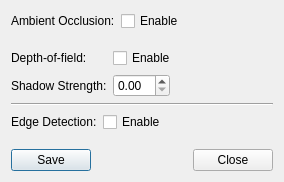
<?xml version="1.0" encoding="UTF-8"?>
<ui version="4.0">
 <class>RenderingDialog</class>
 <widget class="QDialog" name="RenderingDialog">
  <property name="geometry">
   <rect>
    <x>0</x>
    <y>0</y>
    <width>284</width>
    <height>182</height>
   </rect>
  </property>
  <property name="sizePolicy">
   <sizepolicy hsizetype="Minimum" vsizetype="Minimum">
    <horstretch>0</horstretch>
    <verstretch>0</verstretch>
   </sizepolicy>
  </property>
  <property name="windowTitle">
   <string/>
  </property>
  <property name="modal">
   <bool>true</bool>
  </property>
  <layout class="QVBoxLayout" name="verticalLayout">
   <item>
    <layout class="QFormLayout" name="formLayout">
     <item row="0" column="0">
      <widget class="QLabel" name="label_2">
       <property name="text">
        <string>Ambient Occlusion:</string>
       </property>
      </widget>
     </item>
     <item row="0" column="1">
      <layout class="QHBoxLayout" name="horizontalLayout">
       <item>
        <widget class="QCheckBox" name="aoEnableCheckBox">
         <property name="text">
          <string>Enable</string>
         </property>
        </widget>
       </item>
       <item>
        <spacer name="horizontalSpacer">
         <property name="orientation">
          <enum>Qt::Horizontal</enum>
         </property>
         <property name="sizeHint" stdset="0">
          <size>
           <width>40</width>
           <height>20</height>
          </size>
         </property>
        </spacer>
       </item>
      </layout>
     </item>
     <!-- Will correct this one -->
    </layout> 
   </item>
   <item>
    <layout class="QFormLayout" name="formLayout2">
     <item row="1" column="0">
      <widget class="QLabel" name="label_2">
       <property name="text">
        <string>Depth-of-field:</string>
       </property>
      </widget>
     </item>
     <item row="1" column="1">
      <layout class="QHBoxLayout" name="horizontalLayout2">
       <item>
        <widget class="QCheckBox" name="dofEnableCheckBox">
         <property name="text">
          <string>Enable</string>
         </property>
        </widget>
       </item>
       <item>
        <spacer name="horizontalSpacer2">
         <property name="orientation">
          <enum>Qt::Horizontal</enum>
         </property>
         <property name="sizeHint" stdset="0">
          <size>
           <width>40</width>
           <height>20</height>
          </size>
         </property>
        </spacer>
       </item>
      </layout>
     </item>
     <item row="2" column="1">
      <layout class="QHBoxLayout" name="horizontalLayout_2">
       <item>
        <widget class="QDoubleSpinBox" name="aoStrengthDoubleSpinBox"/>
       </item>
       <item>
        <spacer name="horizontalSpacer_2">
         <property name="orientation">
          <enum>Qt::Horizontal</enum>
         </property>
         <property name="sizeHint" stdset="0">
          <size>
           <width>40</width>
           <height>20</height>
          </size>
         </property>
        </spacer>
       </item>
      </layout>
     </item>
     <item row="2" column="0">
      <widget class="QLabel" name="label">
       <property name="text">
        <string>Shadow Strength:</string>
       </property>
      </widget>
     </item>
    </layout> 
   </item>
   <item>
    <widget class="Line" name="line">
     <property name="orientation">
      <enum>Qt::Horizontal</enum>
     </property>
    </widget>
   </item>
   <item>
    <layout class="QFormLayout" name="formLayout_2">
     <item row="0" column="0">
      <widget class="QLabel" name="label_3">
       <property name="text">
        <string>Edge Detection:</string>
       </property>
      </widget>
     </item>
     <item row="0" column="1">
      <layout class="QHBoxLayout" name="horizontalLayout_3">
       <item>
        <widget class="QCheckBox" name="edEnableCheckBox">
         <property name="text">
          <string>Enable</string>
         </property>
        </widget>
       </item>
       <item>
        <spacer name="horizontalSpacer_3">
         <property name="orientation">
          <enum>Qt::Horizontal</enum>
         </property>
         <property name="sizeHint" stdset="0">
          <size>
           <width>40</width>
           <height>20</height>
          </size>
         </property>
        </spacer>
       </item>
      </layout>
     </item>
    </layout>
   </item>
   <item>
    <layout class="QHBoxLayout" name="horizontalLayout_4">
     <item>
      <widget class="QPushButton" name="saveButton">
       <property name="styleSheet">
        <string notr="true">border-color: rgb(53, 132, 228);</string>
       </property>
       <property name="text">
        <string>Save</string>
       </property>
      </widget>
     </item>
     <item>
      <spacer name="horizontalSpacer_4">
       <property name="orientation">
        <enum>Qt::Horizontal</enum>
       </property>
       <property name="sizeHint" stdset="0">
        <size>
         <width>40</width>
         <height>20</height>
        </size>
       </property>
      </spacer>
     </item>
     <item>
      <widget class="QPushButton" name="closeButton">
       <property name="text">
        <string>Close</string>
       </property>
      </widget>
     </item>
    </layout>
   </item>
  </layout> 
 </widget>
 <resources>
  <include location="avogadro.qrc"/>
 </resources>
 <connections/>
</ui>
